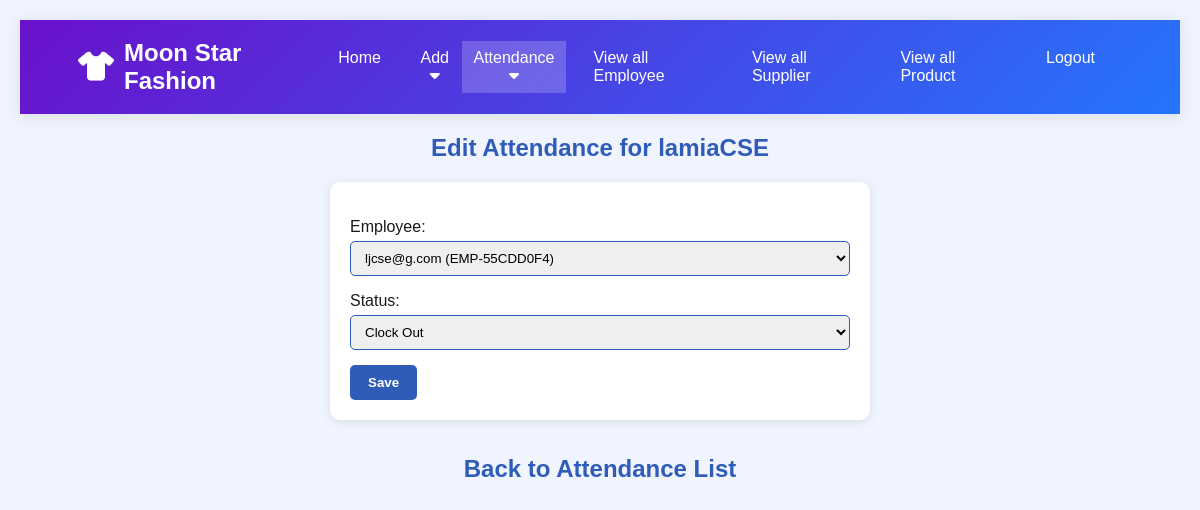
The page /attendance/edit/2/ (signed in) on the database its author committed.
### fms/models.py (models this page shows, shortened)
class Attendance(models.Model):
    IN = 'IN'
    OUT = 'OUT'
    STATUS_CHOICES = [(IN, 'Clock In'), (OUT, 'Clock Out')]
    employee = models.ForeignKey(EmployeeProfile,
        on_delete=models.CASCADE,
        related_name='attendances',
        null=False)
    date = models.DateField(auto_now_add=True)
    timestamp = models.DateTimeField(auto_now_add=True, null=True, blank=True)
    status = models.CharField(max_length=3, choices=STATUS_CHOICES, default=IN)
    marked_by_admin = models.BooleanField(default=False)
    class Meta:
        ordering = ['-timestamp']

class EmployeeProfile(models.Model):
    employee = models.ForeignKey(Employee, on_delete=models.CASCADE)
    user = models.OneToOneField(User, on_delete=models.CASCADE, related_name='profile')
    public_id = models.CharField(max_length=12, unique=True, editable=False)
    phone = models.CharField(max_length=20, blank=True)
    designation = models.CharField(max_length=100, blank=True)
    def __str__(self):
        return f'{self.user.username} ({self.public_id})'

class Employee(models.Model):
    sl=models.AutoField(primary_key=True,auto_created=True)
    name=models.CharField(max_length=20)
    email=models.EmailField(max_length=20)
    position = models.CharField(max_length=10, default='Worker')
    phone=models.IntegerField()
    salary = models.IntegerField(default=10000)
    password = models.CharField(max_length=128, null=True, blank=True)
    bonus_percentage = models.DecimalField(max_digits=5, decimal_places=2, default=0)

### fms/views.py (the view)
# urls.py: path('attendance/edit/<int:pk>/', views.attendance_edit, name='attendance_edit'),
@login_required(login_url='admin_login')
def attendance_edit(request, pk):
    if request.user.is_authenticated and request.user.is_staff:
        attendance = get_object_or_404(Attendance, pk=pk)
        if request.method == 'POST':
            form = AttendanceEditForm(request.POST, instance=attendance)
            if form.is_valid():
                form.save()
                return redirect('attendance_list')
        else:
            form = AttendanceEditForm(instance=attendance)
    return render(request, 'attendance_edit.html', {'form': form, 'attendance': attendance})

### fms/forms.py
class AttendanceEditForm(forms.ModelForm):
    class Meta:
        model = Attendance
        fields = ['employee', 'status']

### fms/templates/attendance_edit.html (shortened to what this page needs)
<!DOCTYPE html>
<html lang="en">
<head>
    <link rel="stylesheet" href="https://cdnjs.cloudflare.com/ajax/libs/font-awesome/6.4.0/css/all.min.css">
</head>
<body>
        <nav class="navbar">
        <div class="logo">
            <i class="fas fa-tshirt"></i>
            <span>Moon Star Fashion</span>
        </div>
        <div class="nav-links">
            <a href="{% url 'employee_list' %}" class="nav-link">Home</a>
            <div class="dropdown">
                <button class="dropbtn">Add <i class="fa fa-caret-down"></i></button>
            </div>
                    <div class="dropdown active">
                <button class="dropbtn">Attendance <i class="fa fa-caret-down"></i></button>
            </div>
            <a href="{% url 'employee_list' %}#emp" class="nav-link">View all Employee</a>
            <a href="{% url 'employee_list' %}#sup" class="nav-link">View all Supplier</a>
            <a href="{% url 'employee_list' %}#pro" class="nav-link">View all Product</a>
            <a href="{% url 'admin_logout' %}" class="nav-link">Logout</a>
        </div>
        </nav>
    <h2>Edit Attendance for {{ attendance.employee.employee.name }}</h2>
    <form method="POST">
        {{ form.as_p }}
        <button type="submit">Save</button>
    </form>
    <h2><a href="{% url 'attendance_list' %}">Back to Attendance List</a></h2>
</body>
</html>

### fms/templates/attendance_edit.html (style rules this page uses)
body { font-family: Arial, sans-serif; background-color: #f0f4ff; color: #1a1a1a; margin: 20px; }
h2 { color: #2e5cb8; text-align: center; margin-bottom: 20px; }
form { max-width: 500px; margin: 0 auto; padding: 20px; background-color: white; border-radius: 10px; box-shadow: 0 2px 10px rgba(0,0,0,0.1); }
form p { margin-bottom: 15px; }
form input, form select, form textarea { width: 100%; padding: 8px 10px; margin-top: 5px; border: 1px solid #2e5cb8; border-radius: 5px; box-sizing: border-box; }
form button { background-color: #2e5cb8; color: white; padding: 10px 18px; border: none; border-radius: 5px; font-weight: bold; cursor: pointer; transition: background-color 0.3s ease; }
a { display: inline-block; margin-top: 15px; color: #2e5cb8; text-decoration: none; font-weight: bold; }
.navbar { display: flex; justify-content: space-between; align-items: center; padding: 1.2rem 5%; background: linear-gradient(135deg, #6a11cb 0%, #2575fc 100%); color: white; box-shadow: 0 2px 15px rgba(0, 0, 0, 0.1); position: sticky; top: 0; z-index: 100; }
.nav-links { display: flex; }
.nav-link { color: white; text-decoration: none; margin: 0 15px; font-weight: 500; transition: all 0.3s ease; padding: 8px 12px; border-radius: 4px; }
.nav-link:hover, .dropdown.active { background-color: rgba(255, 255, 255, 0.2); }
.logo { display: flex; align-items: center; font-size: 1.5rem; font-weight: 700; }
.logo i { margin-right: 10px; font-size: 1.8rem; }
.dropdown { position: relative; }
.dropbtn { background: none; border: none; color: white; font-weight: 500; font-size: 1rem; padding: 8px 12px; border-radius: 4px; cursor: pointer; }

### rows shown on the page
Attendance: employee.employee.name "lamiaCSE", employee "ljcse@g.com (EMP-55CDD0F4)", status "Clock Out"
